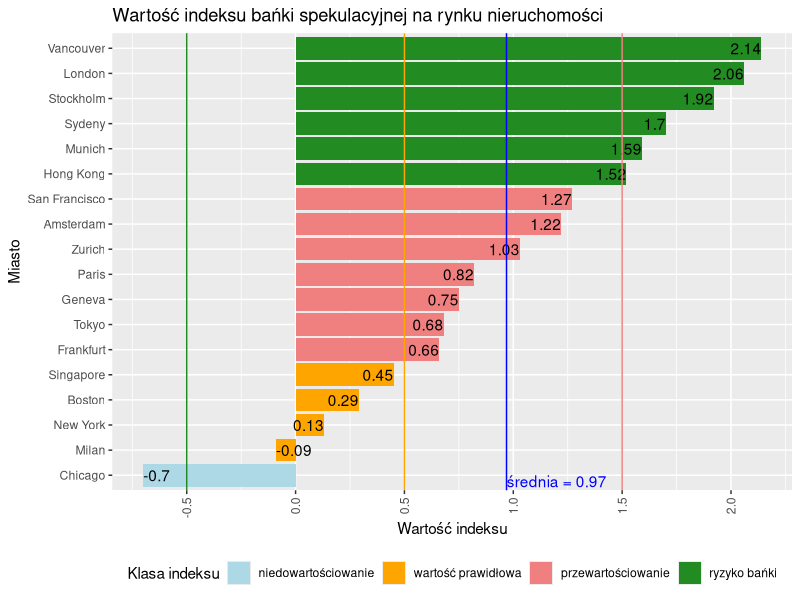

The R source for this figure:
## ---- chunk 1
knitr::opts_chunk$set(echo = TRUE)
## ---- chunk 2

if(!require(ggplot2)){
  install.packages("ggplot2");
}
if(!require(ggrepel)){
  install.packages("ggrepel");
}

library(ggplot2)
library(ggrepel)

dane <- data.frame(miasto = c("Vancouver", "San Francisco", "Chicago", "Boston", "New York", "London", "Paris", "Stockholm", "Amsterdam", "Geneva", "Frankfurt", "Zurich", "Milan", "Munich", "Singapore", "Tokyo", "Hong Kong", "Sydeny"),
                   wartość = c(2.14, 1.27, -0.7, 0.29, 0.13, 2.06, 0.82, 1.92, 1.22, 0.75, 0.66, 1.03, -0.09, 1.59, 0.45, 0.68, 1.52, 1.70))
dane$miasto <- reorder(dane$miasto, dane$wartość)

dane$klasa <- ifelse(dane$wartość > 1.5,"ryzyko bańki", 
                     ifelse(dane$wartość > 0.5, "przewartościowanie",
                            ifelse(dane$wartość > -0.5, "wartość prawidłowa", "niedowartościowanie")))

wartość_średnia <- round(mean(dane$wartość), digits = 2)

ggplot(dane, aes(x = miasto)) +
  geom_bar(aes(weight = wartość, fill = klasa), position = "identity") +
  geom_text(aes(x=miasto, y=wartość, ymax=wartość, label=wartość, 
                hjust=ifelse(sign(wartość)>0, 1, 0))) + 
  coord_flip() +
  scale_fill_manual(
                values=c("lightblue", "orange1", "lightcoral", "forestgreen"), 
                name = "Klasa indeksu",
                breaks= c("niedowartościowanie", "wartość prawidłowa", 'przewartościowanie', "ryzyko bańki")) +
  geom_hline(aes(yintercept = 1.5), col="lightcoral") + 
  geom_hline(aes(yintercept = 0.5), col="orange1") + 
  geom_hline(aes(yintercept = -0.5), col="forestgreen") + 
  #geom_hline(aes(yintercept = -1a.5), col="lightblue") + 
  geom_hline(aes(yintercept = mean(dane$wartość)), col="blue") +
  annotate("text", x = 1, y = wartość_średnia, col="blue", 
           label = paste("średnia = ", wartość_średnia, sep=""),
           vjust = 1, hjust = 0)+
  
  scale_y_continuous(breaks= seq(-1.5, 2.5, 0.5)) +
  labs(title = "Wartość indeksu bańki spekulacyjnej na rynku nieruchomości", 
       x = "Miasto", 
       y = "Wartość indeksu") +
  theme(axis.text.x = element_text(angle = 90, hjust = 1, vjust = 0.5),
        legend.position="bottom")

